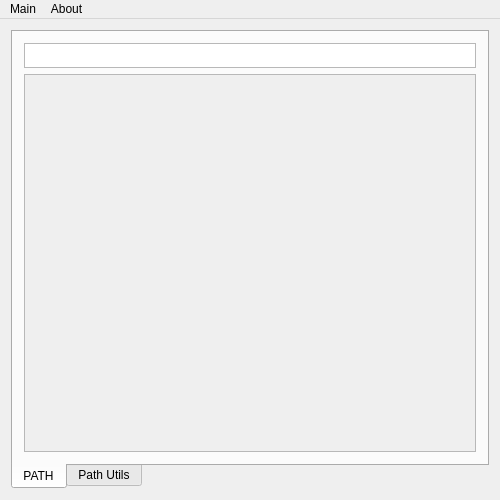
<?xml version="1.0" encoding="UTF-8"?>
<ui version="4.0">
 <class>MainWindow</class>
 <widget class="QMainWindow" name="MainWindow">
  <property name="geometry">
   <rect>
    <x>0</x>
    <y>0</y>
    <width>500</width>
    <height>500</height>
   </rect>
  </property>
  <property name="maximumSize">
   <size>
    <width>600</width>
    <height>600</height>
   </size>
  </property>
  <property name="windowTitle">
   <string>PATH</string>
  </property>
  <widget class="QWidget" name="centralWidget">
   <property name="sizePolicy">
    <sizepolicy hsizetype="Ignored" vsizetype="Ignored">
     <horstretch>0</horstretch>
     <verstretch>0</verstretch>
    </sizepolicy>
   </property>
   <property name="maximumSize">
    <size>
     <width>600</width>
     <height>600</height>
    </size>
   </property>
   <property name="autoFillBackground">
    <bool>false</bool>
   </property>
   <layout class="QVBoxLayout" name="verticalLayout_2">
    <item>
     <widget class="QTabWidget" name="tabWidget">
      <property name="tabPosition">
       <enum>QTabWidget::South</enum>
      </property>
      <property name="tabShape">
       <enum>QTabWidget::Rounded</enum>
      </property>
      <property name="currentIndex">
       <number>0</number>
      </property>
      <property name="elideMode">
       <enum>Qt::ElideNone</enum>
      </property>
      <property name="tabsClosable">
       <bool>false</bool>
      </property>
      <property name="movable">
       <bool>false</bool>
      </property>
      <widget class="QWidget" name="tab">
       <attribute name="title">
        <string>PATH</string>
       </attribute>
       <layout class="QVBoxLayout" name="verticalLayout_3">
        <item>
         <widget class="QTextEdit" name="findEdit">
          <property name="maximumSize">
           <size>
            <width>16777215</width>
            <height>25</height>
           </size>
          </property>
         </widget>
        </item>
        <item>
         <widget class="QScrollArea" name="scrollArea">
          <property name="widgetResizable">
           <bool>true</bool>
          </property>
          <widget class="QWidget" name="scrollAreaWidgetContents">
           <property name="geometry">
            <rect>
             <x>0</x>
             <y>0</y>
             <width>456</width>
             <height>385</height>
            </rect>
           </property>
           <property name="sizePolicy">
            <sizepolicy hsizetype="Expanding" vsizetype="Expanding">
             <horstretch>0</horstretch>
             <verstretch>0</verstretch>
            </sizepolicy>
           </property>
           <property name="autoFillBackground">
            <bool>true</bool>
           </property>
           <layout class="QVBoxLayout" name="verticalLayout">
            <item>
             <layout class="QFormLayout" name="formLayout"/>
            </item>
           </layout>
          </widget>
         </widget>
        </item>
       </layout>
      </widget>
      <widget class="QWidget" name="Path_utils">
       <attribute name="title">
        <string>Path Utils</string>
       </attribute>
       <layout class="QVBoxLayout" name="verticalLayout_utils">
        <item>
         <widget class="QPushButton" name="cleanObsolete">
          <property name="minimumSize">
           <size>
            <width>0</width>
            <height>50</height>
           </size>
          </property>
          <property name="font">
           <font>
            <pointsize>12</pointsize>
           </font>
          </property>
          <property name="text">
           <string>Clean up obsolete paths</string>
          </property>
         </widget>
        </item>
       </layout>
      </widget>
     </widget>
    </item>
   </layout>
  </widget>
  <widget class="QMenuBar" name="menuBar">
   <property name="geometry">
    <rect>
     <x>0</x>
     <y>0</y>
     <width>500</width>
     <height>21</height>
    </rect>
   </property>
   <widget class="QMenu" name="menuMain">
    <property name="title">
     <string>Main</string>
    </property>
    <addaction name="actionReload"/>
    <addaction name="actionDisplay"/>
    <addaction name="actionSave"/>
    <addaction name="separator"/>
    <addaction name="actionUpdate_Path"/>
    <addaction name="separator"/>
    <addaction name="actionCancel"/>
   </widget>
   <widget class="QMenu" name="menuAbout">
    <property name="title">
     <string>About</string>
    </property>
    <addaction name="actionVersion"/>
   </widget>
   <addaction name="menuMain"/>
   <addaction name="menuAbout"/>
  </widget>
  <action name="actionReload">
   <property name="text">
    <string>Reload</string>
   </property>
  </action>
  <action name="actionSave">
   <property name="text">
    <string>Save to</string>
   </property>
  </action>
  <action name="actionCancel">
   <property name="text">
    <string>Cancel / Exit</string>
   </property>
   <property name="shortcut">
    <string>Ctrl+C</string>
   </property>
  </action>
  <action name="actionVersion">
   <property name="text">
    <string>Version</string>
   </property>
  </action>
  <action name="actionDisplay">
   <property name="text">
    <string>Display</string>
   </property>
  </action>
  <action name="actionUpdate_Path">
   <property name="text">
    <string>Update Path</string>
   </property>
  </action>
 </widget>
 <layoutdefault spacing="6" margin="11"/>
 <resources/>
 <connections>
  <connection>
   <sender>actionCancel</sender>
   <signal>triggered()</signal>
   <receiver>MainWindow</receiver>
   <slot>close()</slot>
   <hints>
    <hint type="sourcelabel">
     <x>-1</x>
     <y>-1</y>
    </hint>
    <hint type="destinationlabel">
     <x>164</x>
     <y>101</y>
    </hint>
   </hints>
  </connection>
 </connections>
</ui>
